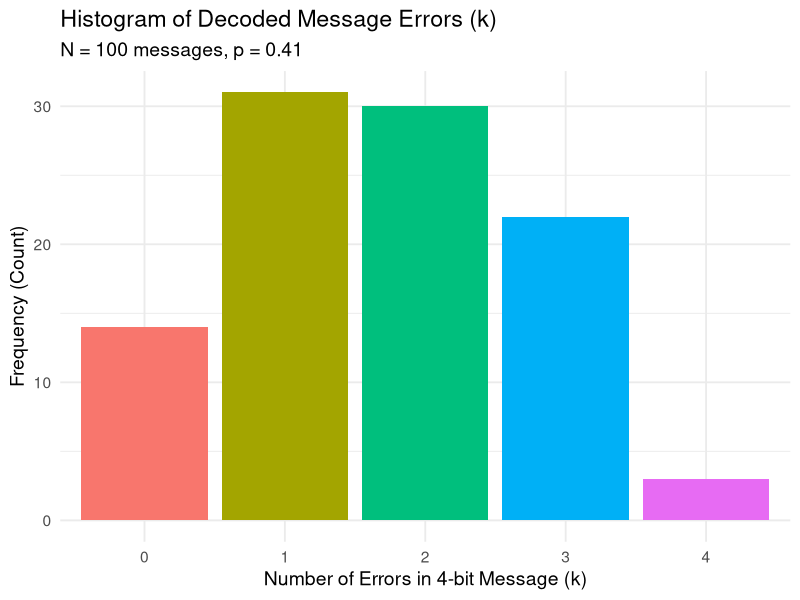
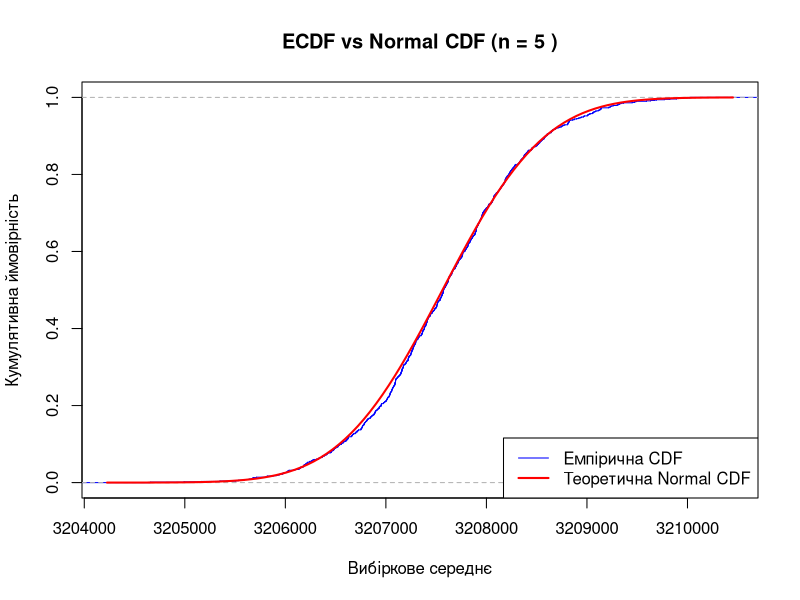
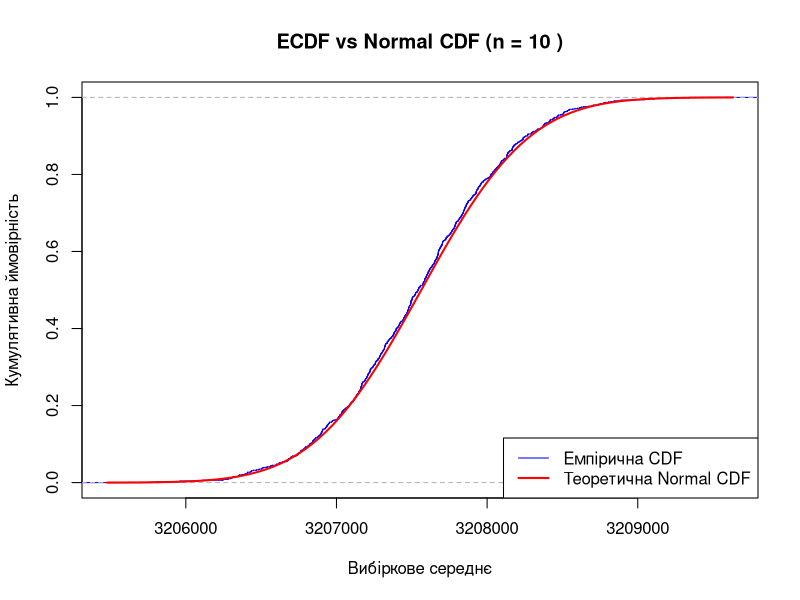
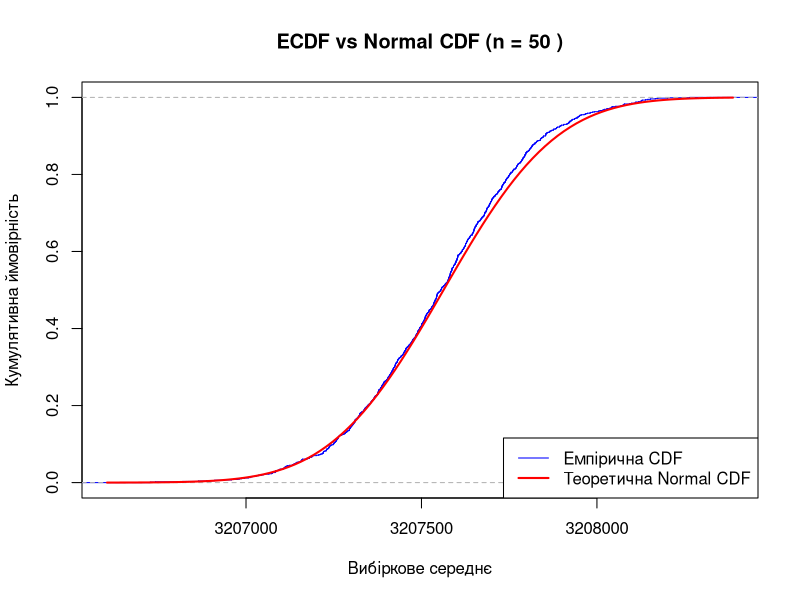
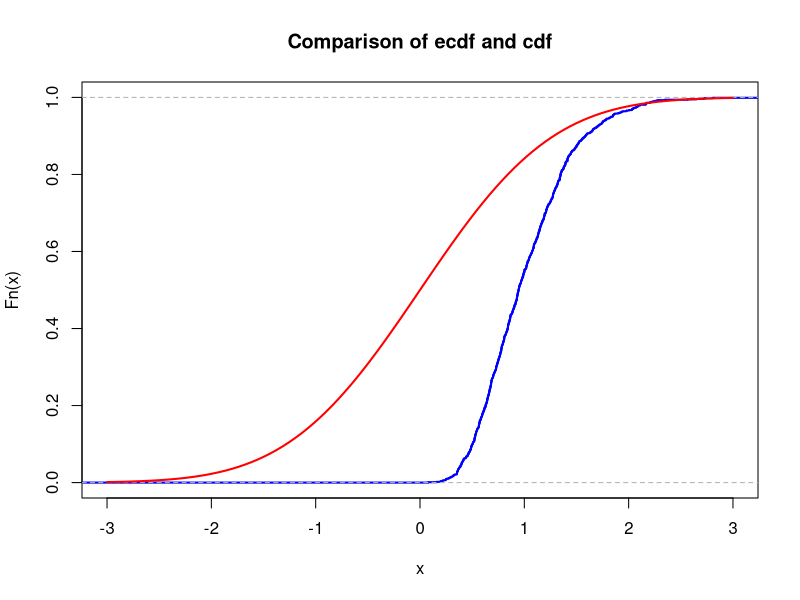
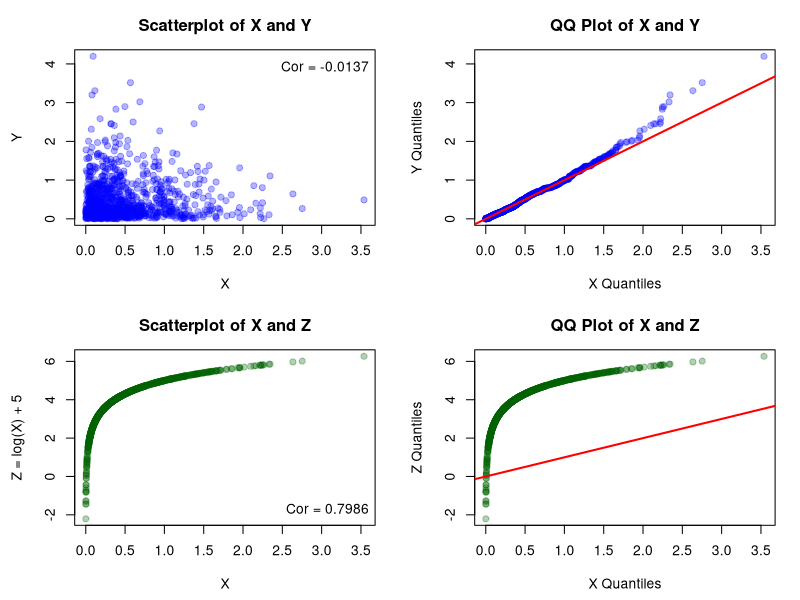

Recreate these plots in R, in order.
## ---- chunk 1
# your team id number 
id <- 41                   ### 40 + team number (1) = 41, as Maksym Zhuk suggested

set.seed(id)
p <- id/100
# matrices G and H
G <- matrix(c(1, 1, 1, 0, 0, 0, 0,
		1, 0, 0, 1, 1, 0, 0,
		0, 1, 0, 1, 0, 1, 0,
		1, 1, 0, 1, 0, 0, 1), nrow = 4, byrow = TRUE)
H <- t(matrix(c(1, 0, 1, 0, 1, 0, 1,
		0, 1, 1, 0, 0, 1, 1,
		0, 0, 0, 1, 1, 1, 1), nrow = 3, byrow = TRUE))
# cat("The matrix G is: \n") 
#G  
#cat("The matrix H is: \n") 
#H
#cat("The product GH must be zero: \n")
#(G%*%H) %%2
## ---- chunk 2
# generate N messages
set.seed(id)
message_generator <- function(N) {
  matrix(sample(c(0,1), 4*N, replace = TRUE), nrow = N)
}

N = 100

messages <- message_generator(N)
codewords <- (messages %*% G) %% 2
## ---- chunk 3
set.seed(id)
errors <- matrix(rbinom(N * 7, size = 1, prob = p), nrow = N)
received <- (codewords + errors) %% 2
## ---- chunk 4
syndrome_vector <- (received %*% H) %% 2

errors_positions <- syndrome_vector[, 1] + 
                   2 * syndrome_vector[, 2] + 
                   4 * syndrome_vector[, 3]

corrected <- received

index_matrix <- cbind(which(errors_positions > 0), 
                      errors_positions[which(errors_positions > 0)])

corrected[index_matrix] <- (corrected[index_matrix] + 1) %% 2
## ---- chunk 5
message_restored <- corrected[, c(3, 5, 6, 7)]

errors_per_row <- rowSums(abs(messages - message_restored))

num_correct_messages <- sum(errors_per_row == 0)

p_hat <- num_correct_messages / N

print(paste("Total messages simulated (N):", N))
print(paste("Total messages correctly restored:", num_correct_messages))
print(paste("Estimated probability (p-hat) of correct transmission:", p_hat))
## ---- chunk 6
N_bound = p_hat*(1-p_hat) * (1.96/0.03)^2
print(paste("N >=", N_bound))
## ---- chunk 7
library(ggplot2)

errors_factor <- factor(errors_per_row, levels = 0:4)

plot_data <- data.frame(errors = errors_factor)

ggplot(plot_data, aes(x = errors, fill = errors)) +
  geom_bar(show.legend = FALSE) +
  scale_y_continuous(labels = scales::comma) + # Format y-axis labels
  labs(
    title = paste("Histogram of Decoded Message Errors (k)"),
    subtitle = paste("N =", format(N, scientific = FALSE), "messages, p =", p),
    x = "Number of Errors in 4-bit Message (k)",
    y = "Frequency (Count)"
  ) +
  theme_minimal(base_size = 14)
## ---- chunk 8

calculate_poisson_param <- function(team_id, molar_mass_Cs137) {
  N_A <- 6.022e23       # Стала Авогадро
  T_years <- 30.1       # Період напіврозпаду (роки)
  seconds_per_year <- 365.25 * 24 * 60 * 60
  T_seconds <- T_years * seconds_per_year
  m <- team_id * 1e-6
  M <- molar_mass_Cs137
  lambda_activity <- log(2) / T_seconds
  N_atoms <- (m / M) * N_A
  mu <- N_atoms * lambda_activity # Параметр Пуассона
  return(mu)
}




generate_sample_means <- function(mu, n, K) {

  all_decays <- rpois(n * K, lambda = mu)

  decay_matrix <- matrix(all_decays, nrow = n, ncol = K)
  sample_means <- colMeans(decay_matrix)

  cat(sprintf("  (Згенеровано %d середніх для n=%d)\n", K, n))
  return(sample_means)
}




plot_cdfs <- function(sample_means, mu, n) {

  mean_normal <- mu
  sd_normal <- sqrt(mu / n)


  ecdf_s <- ecdf(sample_means)

  plot(ecdf_s,
       main = paste("ECDF vs Normal CDF (n =", n, ")"),
       xlab = "Вибіркове середнє",
       ylab = "Кумулятивна ймовірність",
       col = "blue",
       verticals = TRUE,
       do.points = FALSE)

  curve(pnorm(x, mean = mean_normal, sd = sd_normal),
        add = TRUE,
        col = "red",
        lwd = 2)

  legend("bottomright", legend = c("Емпірична CDF", "Теоретична Normal CDF"),
         col = c("blue", "red"), lty = 1, lwd = c(1, 2))
}



calculate_max_cdf_diff <- function(sample_means, mu, n) {
  mean_normal <- mu
  sd_normal <- sqrt(mu / n)

  ks_result <- ks.test(sample_means, "pnorm", mean = mean_normal, sd = sd_normal)

  max_diff <- ks_result$statistic

  cat(sprintf("  (Обчислено макс. різницю CDF (D=%.4f) для n=%d)\n", max_diff, n))
  return(max_diff)
}





calculate_theoretical_n_bounds <- function(mu, critical_sum, probability_threshold) {
  cat("  (Рахуємо теоретичні межі для n...)\n")

  # Марков
  n_markov <- floor((1 - probability_threshold) * critical_sum / mu)

  # Чернов
  a_ch <- mu
  b_ch <- 1.645 * sqrt(mu)
  c_ch <- -critical_sum
  delta_ch <- b_ch^2 - 4 * a_ch * c_ch
  if (delta_ch < 0) {
    n_chernoff <- 0
  } else {

    sqrt_n_chernoff <- (-b_ch + sqrt(delta_ch)) / (2 * a_ch)
    n_chernoff <- floor(sqrt_n_chernoff^2)
  }


  # CLT
  z_score_clt <- qnorm(probability_threshold)
  a_clt <- mu
  b_clt <- z_score_clt * sqrt(mu)
  c_clt <- -critical_sum
  delta_clt <- b_clt^2 - 4 * a_clt * c_clt
   if (delta_clt < 0) {
    n_clt <- 0
  } else {
    sqrt_n_clt <- (-b_clt + sqrt(delta_clt)) / (2 * a_clt)
    n_clt <- floor(sqrt_n_clt^2)
   }


  return(list(markov = n_markov, chernoff = n_chernoff, clt = n_clt))
}




generate_sample_sums <- function(mu, n, K) {
  sample_sums <- replicate(K, sum(rpois(n, lambda = mu)))

  return(sample_sums)
}




run_simulation_analysis <- function(mu, n_values, K, critical_sum) {

  cat("\n--- Cимуляція ---\n")

  results_clt <- list()

  for (n in n_values) {
    cat(sprintf("Виконується для n = %d...\n", n))
  

    sample_means <- generate_sample_means(mu, n, K)
    plot_cdfs(sample_means, mu, n)
    max_diff <- calculate_max_cdf_diff(sample_means, mu, n)

    results_clt[[as.character(n)]] <- list(max_diff = max_diff)
    cat(sprintf("  Макс. різниця CDF для n=%d: %.4f\n", n, max_diff))
  }


  theoretical_bounds <- calculate_theoretical_n_bounds(mu, critical_sum, 0.95)
  n_clt <- theoretical_bounds$clt
  cat(sprintf("  Теоретичні межі n: Марков=%.0f, Чернов=%.0f, ЦГТ=%.0f\n",
              theoretical_bounds$markov, theoretical_bounds$chernoff, n_clt))
  

  n_target <- floor(n_clt)
  if (is.finite(n_target) && n_target > 0) {
    cat(sprintf("Симуляція для n = %d...\n", n_target))


    sums_s <- generate_sample_sums(mu, n_target, K)

    empirical_prob <- sum(sums_s < critical_sum) / K
    cat(sprintf("  Емпірична ймовірність P(Сума < %.0e) = %.4f (для n=%d)\n", critical_sum, empirical_prob, n_target))

    cat(sprintf("  Коментар: Емпірична ймовірність %.4f %s близька до 0.95.\n",
                empirical_prob, ifelse(abs(empirical_prob - 0.95) < 0.02, "є", "НЕ є")))
  } else {
    cat("Не вдалося визначити n для симуляції сум.\n")
  }
  cat("\n--- Аналіз завершено ---\n")
}









my_team_id <- 1
molar_mass_cesium137 <- 137

calculated_mu <- calculate_poisson_param(team_id = my_team_id,
                                        molar_mass_Cs137 = molar_mass_cesium137)



run_simulation_analysis(mu = calculated_mu,
                        n_values = c(5, 10, 50),
                        K = 1000,
                        critical_sum = 8e8)


## ---- chunk 9
nu1 <- 1  # change this!
K <- 1e3
n <- 5
sample_means <- colMeans(matrix(rexp(n*K, rate = nu1), nrow=n))
## ---- chunk 10
mu <- 0       # change this!
sigma <- 1    # change this!
## ---- chunk 11
xlims <- c(mu-3*sigma,mu+3*sigma)
Fs <- ecdf(sample_means)
plot(Fs, 
     xlim = xlims, 
     col = "blue",
     lwd = 2,
     main = "Comparison of ecdf and cdf")
curve(pnorm(x, mean = mu, sd = sigma), col = "red", lwd = 2, add = TRUE)
## ---- chunk 12
    mu <- id
    sigma <- sqrt(2*id+7)
    N <- 100
    
    # YOUR CODE HERE
    x_vals <- rnorm(N, mean = mu, sd = sigma)
    y_vals <- 1 / x_vals
    
    mean_x <- mean(x_vals)
    val1 <- 1 / mean_x
    
    val2 <- mean(y_vals)
    
    print(paste("μ =", mu, "and σ^2 =", sigma^2))
    print(paste("1 / X_bar (1/mean(X)):", val1))
    print(paste("Y_bar (mean(Y) or mean(1/X)):", val2))
## ---- chunk 13
    # YOUR CODE HERE
    N <- 1000
    lambda <- 2
    set.seed(id)

    x <- rexp(N, rate = lambda)
    y <- rexp(N, rate = lambda)

    z <- log(x) + 5

    par(mfrow = c(2, 2), mar = c(4.5, 4.5, 3, 1.5))

    plot(x, y, main = "Scatterplot of X and Y",
         xlab = "X", ylab = "Y",
         pch = 19, col = alpha("blue", 0.3))
    cor_xy <- cor(x, y)
    legend("topright", legend = paste("Cor =", round(cor_xy, 4)), bty = "n")

    qqplot(x, y, main = "QQ Plot of X and Y",
           xlab = "X Quantiles", ylab = "Y Quantiles",
           pch = 19, col = alpha("blue", 0.3))
    abline(0, 1, col = "red", lwd = 2)
    
    plot(x, z, main = "Scatterplot of X and Z",
         xlab = "X", ylab = "Z = log(X) + 5",
         pch = 19, col = alpha("darkgreen", 0.3))
    cor_xz <- cor(x, z)
    legend("bottomright", legend = paste("Cor =", round(cor_xz, 4)), bty = "n")
    
    qqplot(x, z, main = "QQ Plot of X and Z",
           xlab = "X Quantiles", ylab = "Z Quantiles",
           pch = 19, col = alpha("darkgreen", 0.3))
    abline(0, 1, col = "red", lwd = 2)
  
    par(mfrow = c(1, 1))
## ---- chunk 14
    n_trials <- 3
    p_success <- 0.5
    N <- 100
    set.seed(id)

    x_realizations <- rbinom(N, size = n_trials, prob = p_success)

    sample_mean_x <- mean(x_realizations)
    sample_variance_x <- var(x_realizations) # uses the same formula Var(x) = sum((xi-mean)^2)/(n-1)

    print(paste("Theoretical E(X):", 1.5))
    print(paste("Sample Mean (X-bar):", sample_mean_x))
    
    print(paste("Theoretical Var(X):", 0.75))
    print(paste("Sample Variance (s^2):", sample_variance_x))
## ---- chunk 15
    N = 100000
    set.seed(id)
    x_realizations <- rbinom(N, size = n_trials, prob = p_success)

    sample_mean <- mean(x_realizations)
    sample_variance <- var(x_realizations) # uses the same formula Var(x) = sum((xi-mean)^2)/(n-1)

    print(paste("Theoretical E(X):", 1.5))
    print(paste("Sample Mean (X-bar):", sample_mean))
    
    print(paste("Theoretical Var(X):", 0.75))
    print(paste("Sample Variance (s^2):", sample_variance))
## ---- chunk 16
    # YOUR CODE HERE
    n_trials <- 3
    p_success <- 0.5
    N <- 100
    set.seed(id)

    x_realizations <- rbinom(N, size = n_trials, prob = p_success)
    
    y_realizations <- 0.5 * x_realizations - 1
    
    sample_mean_y <- mean(y_realizations)
    
    sample_variance_y <- var(y_realizations)
    
    print(paste("Theoretical E(Y):", -0.25))
    print(paste("Sample Mean (Y-bar):", sample_mean_y))
    
    print(paste("Theoretical Var(Y):", 0.1875))
    print(paste("Sample Variance (s^2):", sample_variance_y))
## ---- chunk 17
    transfomed_y_mean = 0.5*sample_mean_x - 1
    transformed_y_variance = 0.25*sample_variance_x
    
    print(paste("Sample mean y calculated:", sample_mean_y))
    print(paste("Sample mean y transformed:", transfomed_y_mean))
    print(paste("Sample variance y calculated:", sample_variance_y))
    print(paste("Sample mean y transformed:", transformed_y_variance))
